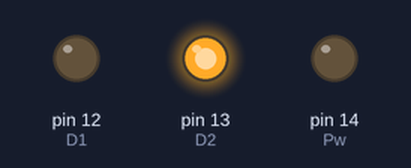
The sketch below on a simulated Arduino Uno, built with avr-gcc and run on an emulated ATmega328P. Shown: output pins drawn as LEDs (lit = HIGH). What the sketch prints to the serial monitor is not drawn.

Above: at 0.24 s.
Timing chart, 0 to 2.0 s (numbered marks = the images above):
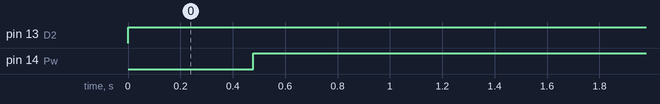

The sketch:

motortest.ino
```cpp
typedef enum EngineState{
  Forwards,
  Backwards,
  Stopping,
  STOP,
  SwitchingForwardsToBackwards,
};

EngineState EState;

#define D1 12
#define D2 13
#define Pw 14

int Speed;

int ChangeOne;
int ChangeTwo;
int ChangeThree;
int ChangeFour;

bool GoingForwards;
bool GoingBackwards;
bool AllowAccF;
bool AllowAccB;

void setup() {
  Serial.begin(9600);

  pinMode(Pw, OUTPUT);
  pinMode(D1, OUTPUT);
  pinMode(D2, OUTPUT);

  Speed = 1;
  CheckSpeed();
  EState = Forwards;
}

void loop() {

  switch (EState) {

  case Forwards:
    digitalWrite(D1, LOW);
    digitalWrite(D2, HIGH);

    GoingForwards = true;
    GoingBackwards = false;

    if (GoingForwards == true && AllowAccF == true) {
      Speed += 1;
      analogWrite(Pw, Speed);
      Serial.println(Speed);
    }

    CheckSpeed();
  break;

  case SwitchingForwardsToBackwards:
    if (Speed > 0) {
      Speed -= 1;
      analogWrite(Pw, Speed);
    } else if (GoingForwards == true && Speed <= 0) {
      EState = Backwards;
    } else if (GoingBackwards == true && Speed <= 0) {
      EState = Forwards;
    }

    CheckSpeed();

  break;

  case Backwards:
    digitalWrite(D1, HIGH);
    digitalWrite(D2, LOW);

    GoingForwards = false;
    GoingBackwards = true;

    if (GoingBackwards == true && AllowAccB == true) {
      Speed += 1;
      analogWrite(Pw, Speed);
      Serial.println(Speed);
    }

    CheckSpeed();

  break;

  case Stopping:
    if (Speed > 0) {
      Speed -= 1;
      analogWrite(Pw, Speed);
    }

    CheckSpeed();

  break;

  case STOP:
    Speed = 1;
    analogWrite(Pw, Speed);

    CheckSpeed();

  break;
  }
}

  void CheckSpeed() {
    if (Speed > 0 && Speed < 1023) {
      AllowAccF = true;
      AllowAccB = true;
    } else if (Speed = 1023) {
      AllowAccF = false;
    } else if (Speed = 0) {
      AllowAccB = false;
    }
  }
```

Measured:
- by itself, pin 13 (D2): LOW → HIGH at 0.00 s
- by itself, pin 14 (Pw): LOW → HIGH at 0.48 s
